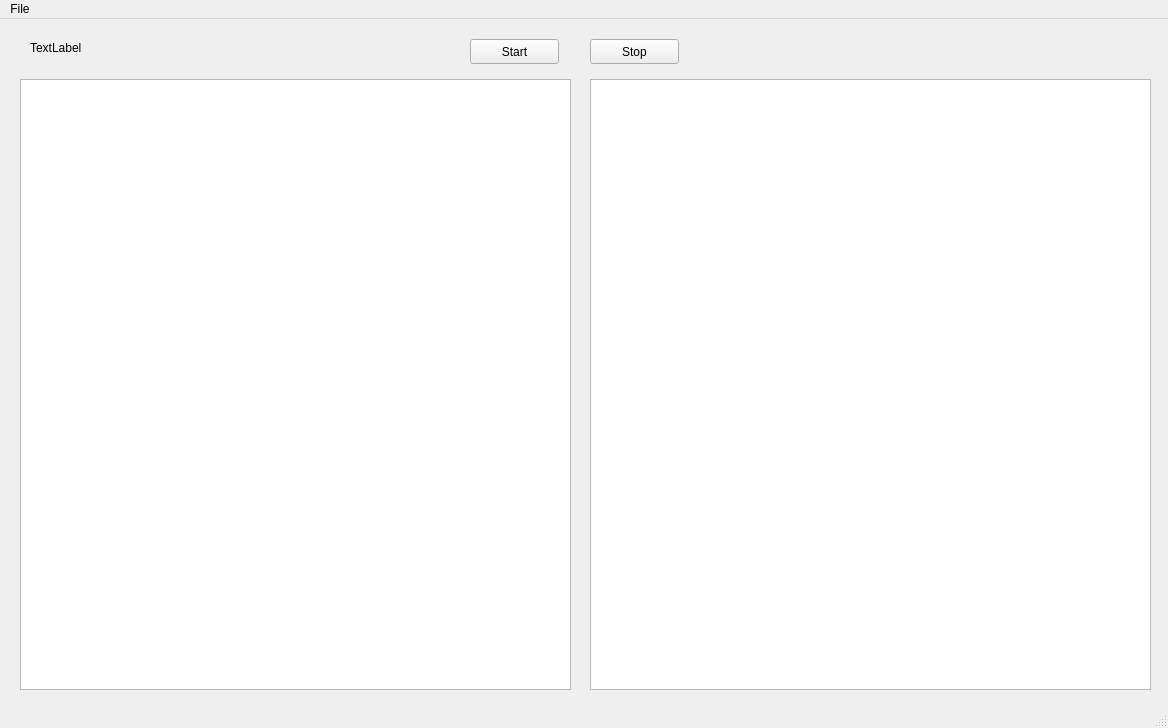
<?xml version="1.0" encoding="UTF-8"?>
<ui version="4.0">
 <class>MainWindow</class>
 <widget class="QMainWindow" name="MainWindow">
  <property name="geometry">
   <rect>
    <x>0</x>
    <y>0</y>
    <width>1168</width>
    <height>728</height>
   </rect>
  </property>
  <property name="windowTitle">
   <string>Libpcap</string>
  </property>
  <widget class="QWidget" name="centralWidget">
   <widget class="QPushButton" name="Start">
    <property name="geometry">
     <rect>
      <x>470</x>
      <y>20</y>
      <width>89</width>
      <height>25</height>
     </rect>
    </property>
    <property name="text">
     <string>Start</string>
    </property>
   </widget>
   <widget class="QPushButton" name="Stop">
    <property name="geometry">
     <rect>
      <x>590</x>
      <y>20</y>
      <width>89</width>
      <height>25</height>
     </rect>
    </property>
    <property name="text">
     <string>Stop</string>
    </property>
   </widget>
   <widget class="QTextBrowser" name="source_packet">
    <property name="geometry">
     <rect>
      <x>590</x>
      <y>60</y>
      <width>561</width>
      <height>611</height>
     </rect>
    </property>
   </widget>
   <widget class="QLabel" name="netinfo_label">
    <property name="geometry">
     <rect>
      <x>30</x>
      <y>20</y>
      <width>421</width>
      <height>17</height>
     </rect>
    </property>
    <property name="text">
     <string>TextLabel</string>
    </property>
   </widget>
   <widget class="QTableView" name="packet_info">
    <property name="geometry">
     <rect>
      <x>20</x>
      <y>60</y>
      <width>551</width>
      <height>611</height>
     </rect>
    </property>
   </widget>
  </widget>
  <widget class="QMenuBar" name="menuBar">
   <property name="geometry">
    <rect>
     <x>0</x>
     <y>0</y>
     <width>1168</width>
     <height>23</height>
    </rect>
   </property>
   <widget class="QMenu" name="menuExport">
    <property name="title">
     <string>File</string>
    </property>
    <addaction name="actionExport"/>
    <addaction name="actionImport"/>
   </widget>
   <addaction name="menuExport"/>
  </widget>
  <widget class="QStatusBar" name="statusBar"/>
  <action name="actionExport">
   <property name="text">
    <string>Export</string>
   </property>
  </action>
  <action name="actionImport">
   <property name="text">
    <string>Import</string>
   </property>
  </action>
 </widget>
 <layoutdefault spacing="6" margin="11"/>
 <resources/>
 <connections/>
</ui>
